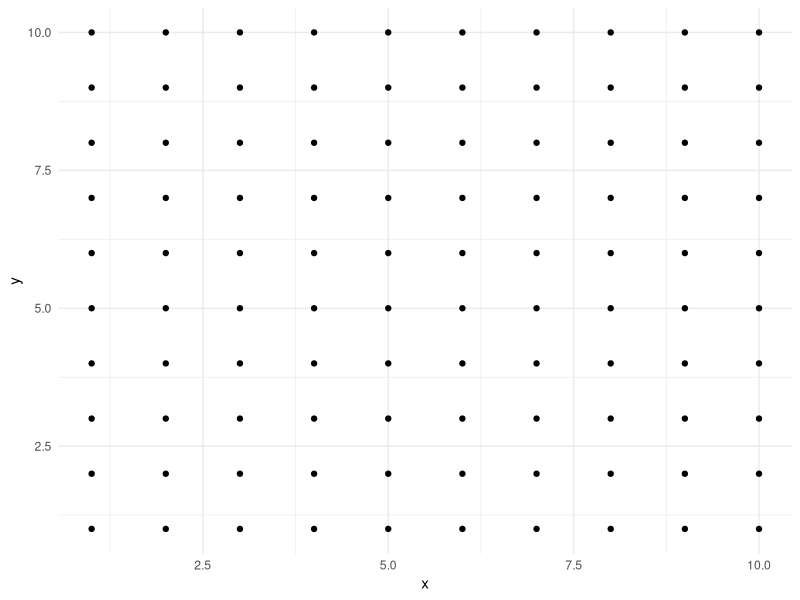
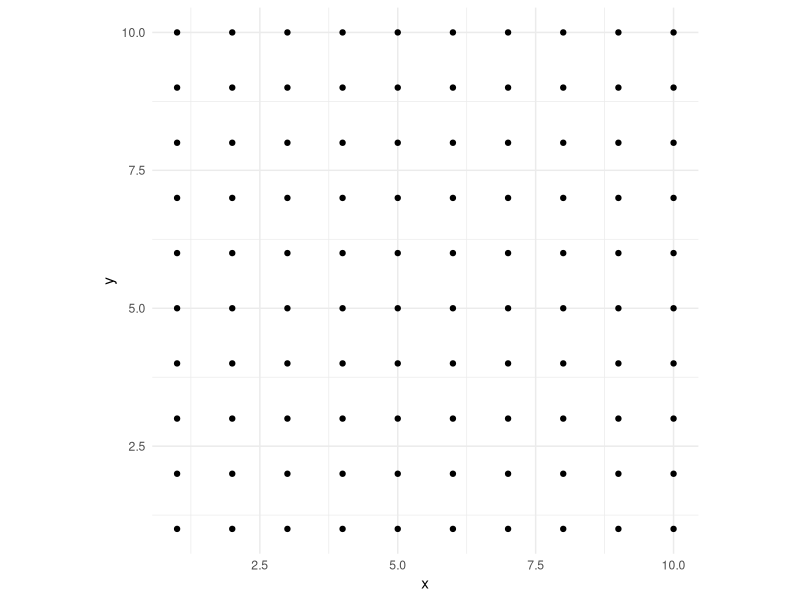
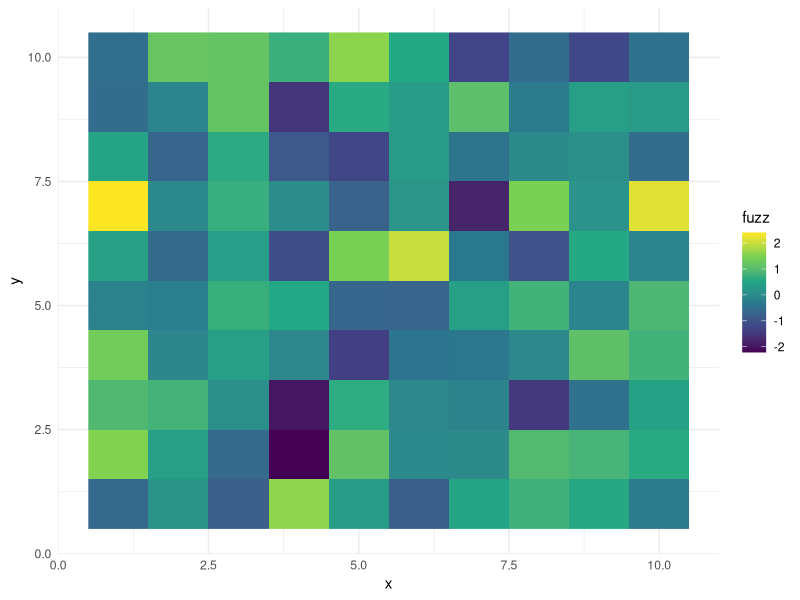
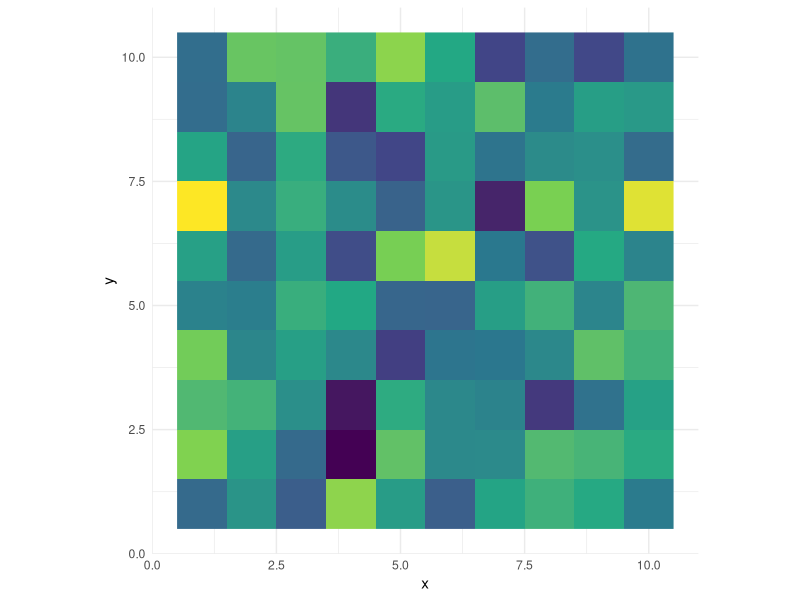
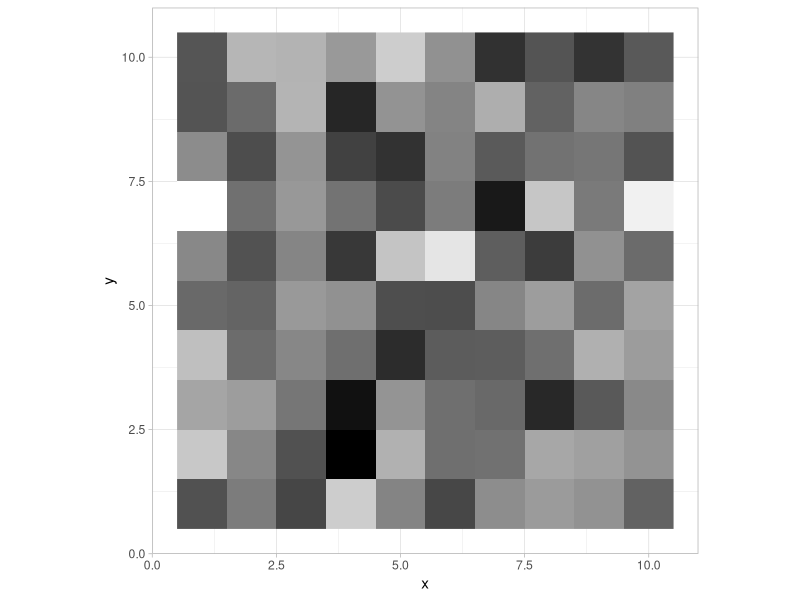
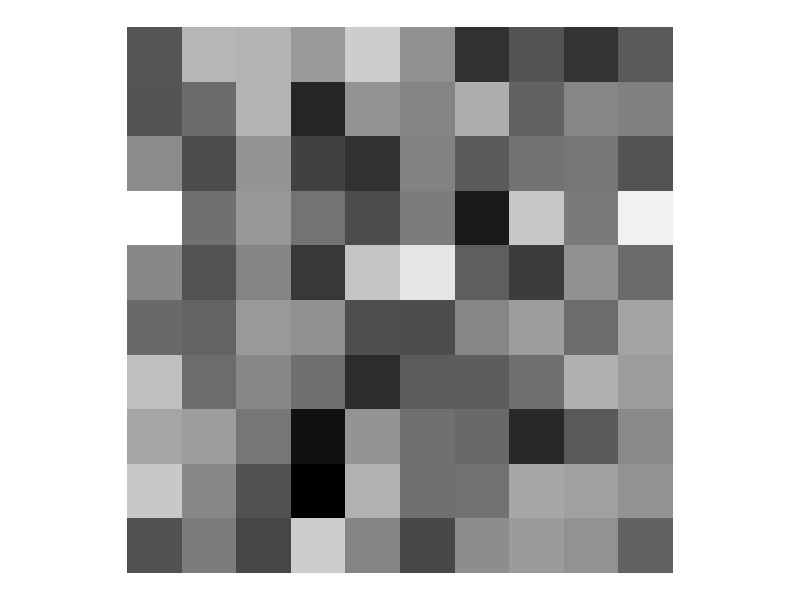
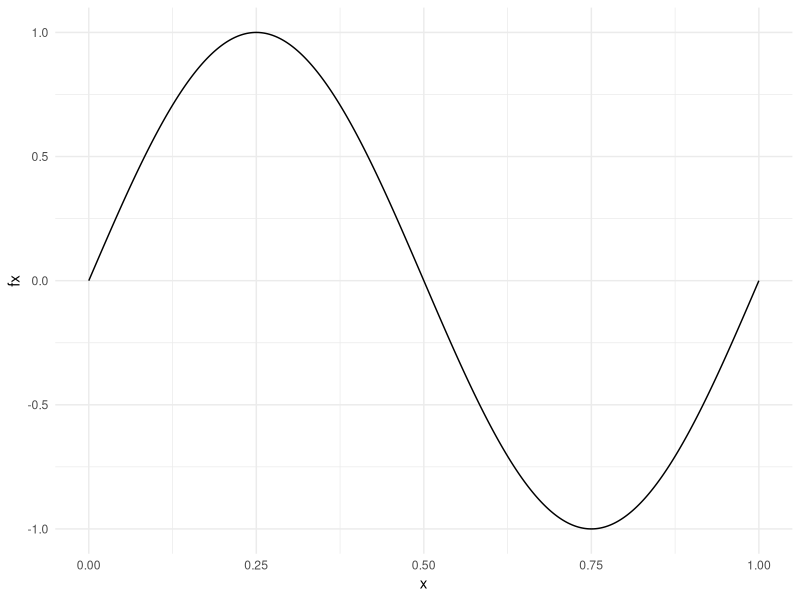
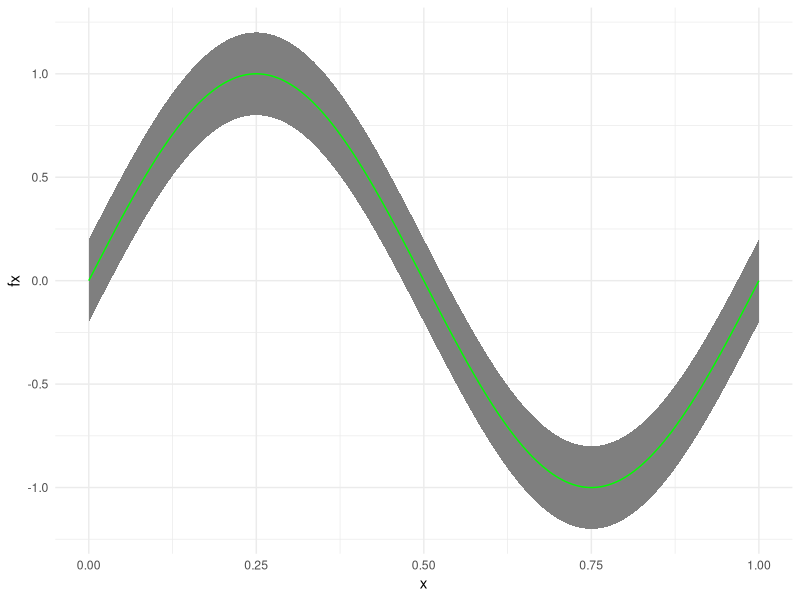

The R script that drew these images, in order:
## ---- chunk 1
knitr::opts_chunk$set(fig.height=3, comment="#")
## ---- chunk 2
options(
ggplot2.continuous.colour = "viridis",
ggplot2.continuous.fill = "viridis",
ggplot2.discrete.colour = "brewer",
ggplot2.discrete.fill = "brewer"
)
## ---- chunk 3
library("tidyverse")



df <- expand.grid("x" = 1:10, "y" = 1:10) 
ggplot(df, aes(x, y)) +
  geom_point() +
  theme_minimal()

## ---- chunk 4
ggplot(df, aes(x, y)) +
  geom_point() +
  theme_minimal() +
  coord_equal()
## ---- chunk 5
set.seed(1)
fuzz <- rnorm(nrow(df))
  ggplot(df,aes(x,y)) + 
  geom_raster(aes(fill=fuzz))+
  theme_minimal()
## ---- chunk 6
ggplot(df,aes(x,y)) + 
  geom_raster(aes(fill=fuzz)) + 
  theme_minimal() +
  theme(legend.position="none") +
  coord_equal() 
## ---- chunk 7
ggplot(df, aes(x = x, y = y)) +
  geom_raster(aes(fill = fuzz)) + 
  scale_fill_gradient(low = "black", high = "white") + 
  coord_equal() + 
  theme_light() +
  theme(legend.position = "none")

## ---- chunk 8
ggplot(df, aes(x = x, y = y)) +
  geom_tile(aes(fill = fuzz)) + 
  scale_fill_gradient(low = "black", high = "white") + 
  coord_equal() + 
  theme_void() +
  theme(legend.position = "none")
## ---- chunk 9
x<- seq(0,1, length.out=1001)
FX <- sinpi(2*x)
values<- data.frame(x=c(x),y=c(FX))
ggplot(values,aes(x,y)) + 
  geom_line() + 
  xlim(0,1) + 
  ylim(-1,1) +
  theme_minimal() +
  ylab("fx")
## ---- chunk 10
ggplot(values,aes(x,y)) + 
  geom_ribbon(aes(ymin=y-0.2,ymax=y+0.2),fill="grey50")+
  geom_line(aes(y=y),colour="green") +
  xlim(0,1) + 
  ylim(-1.2,1.2) +
  theme_minimal() +
  ylab("fx")
## ---- chunk 11
x<- vector()
y<-vector()
for (i in 1:10) {
  x[i]=cos((i-1)*36*pi/180)
  y[i]=sin((i-1)*36*pi/180)
}
df<- data.frame(x=x,y=y)
ggplot(df,aes(x,y))+
  geom_polygon(colour="black",fill=NA)+
  theme_minimal()+
  geom_point()+
  coord_equal()
## ---- chunk 12
set.seed(1)
df<- data.frame(x=rnorm(1e3, mean= 3, sd=2 ))
  ggplot(df, aes(x)) +
  geom_density() + 
  stat_function(fun=dnorm, args = list(mean=3, sd=2), colour = "red")+
  geom_vline(xintercept = 8, colour="red", linetype="twodash") +
  theme_minimal()

## ---- chunk 13
# A <- matrix(c(1,3,2,-7,9,1,-2,2,4), nrow = 3, byrow = TRUE)
# ev <- eigen(A)
# V <- ev$vectors
# L <- ev$values
# Lamda <- matrix(c(0,0,0,0,0,0,0,0,0), nrow = 3)
# for(i in 1:length(L)){
#   Lamda[i,i] <- L[i]
# }
# V_1 <- solve(V)
# A
# V %*% Lamda %*% V_1

